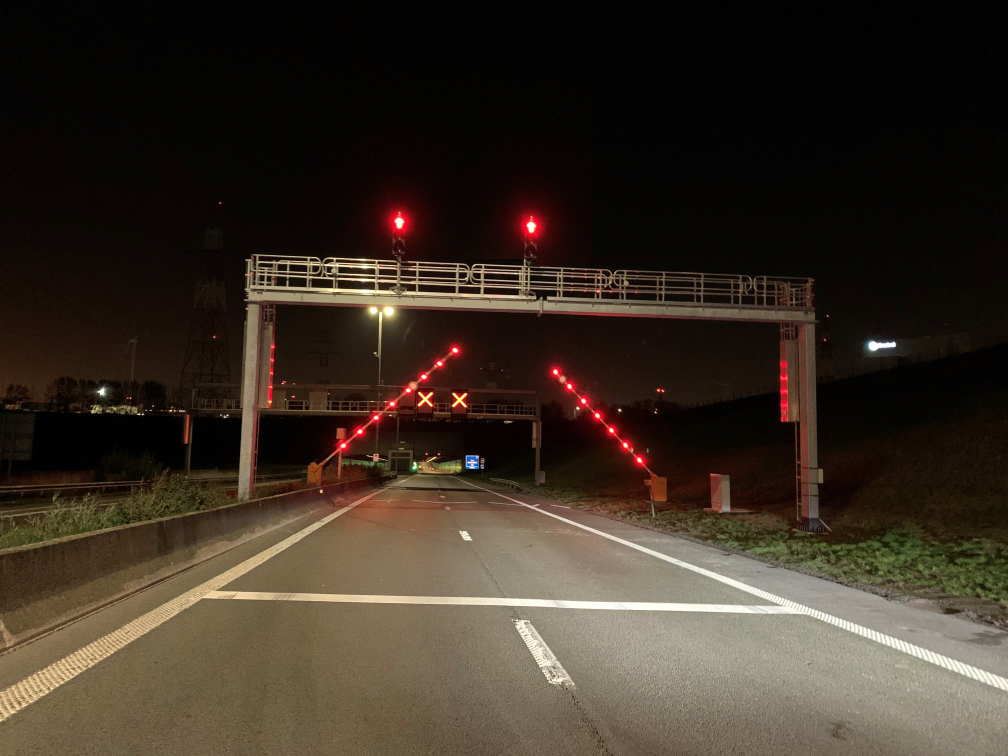
#> input picture open_cv.jpg, 4032 x 3024 px, found by its file name (shown at 1/4 size)
$ python app.py
#> lines starting #> are read from the running program, lines starting #| are printed output that depends on the picture; after the words box and inside, x2 and y2 are one past the last pixel; in counts of white or black regions, pixels touching at a corner belong together
import cv2

img = cv2.imread('/opencv_app/open_cv.jpg', cv2.IMREAD_UNCHANGED)
#> img is the input picture: shape (3024, 4032, 3); mean B, G, R 36.9, 47.9, 58.6

print('Original Dimensions : ',img.shape)
#| Original Dimensions :  (3024, 4032, 3)

scale_percent = 50 # percent of original size
width = int(img.shape[1] * scale_percent / 100)
#> width = 2016
height = int(img.shape[0] * scale_percent / 100)
#> height = 1512
dim = (width, height)
#> dim = (2016, 1512)
# resize image
resized = cv2.resize(img, dim, interpolation = cv2.INTER_AREA)

print('Resized Dimensions : ',resized.shape)
#| Resized Dimensions :  (1512, 2016, 3)

# gray scale
gray = cv2.cvtColor(resized, cv2.COLOR_BGR2GRAY)
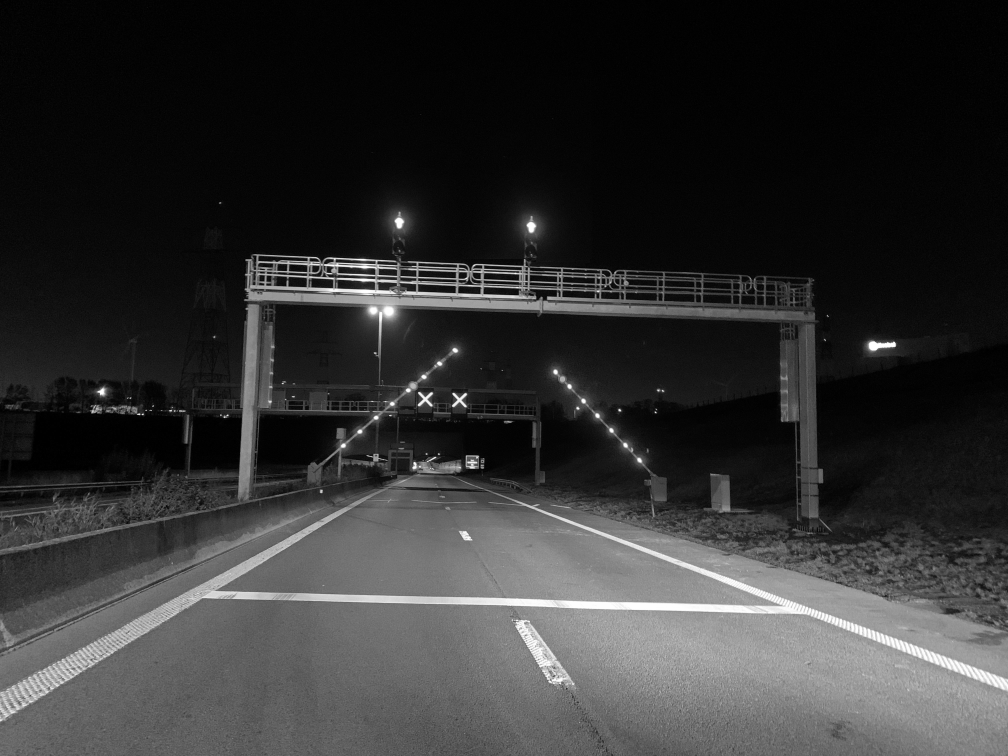
#> gray: shape (1512, 2016) (shown at 1/2 size); min 0, max 255, mean 50

#treshold

retval, threshold = cv2.threshold(gray, 200, 255, cv2.THRESH_BINARY)
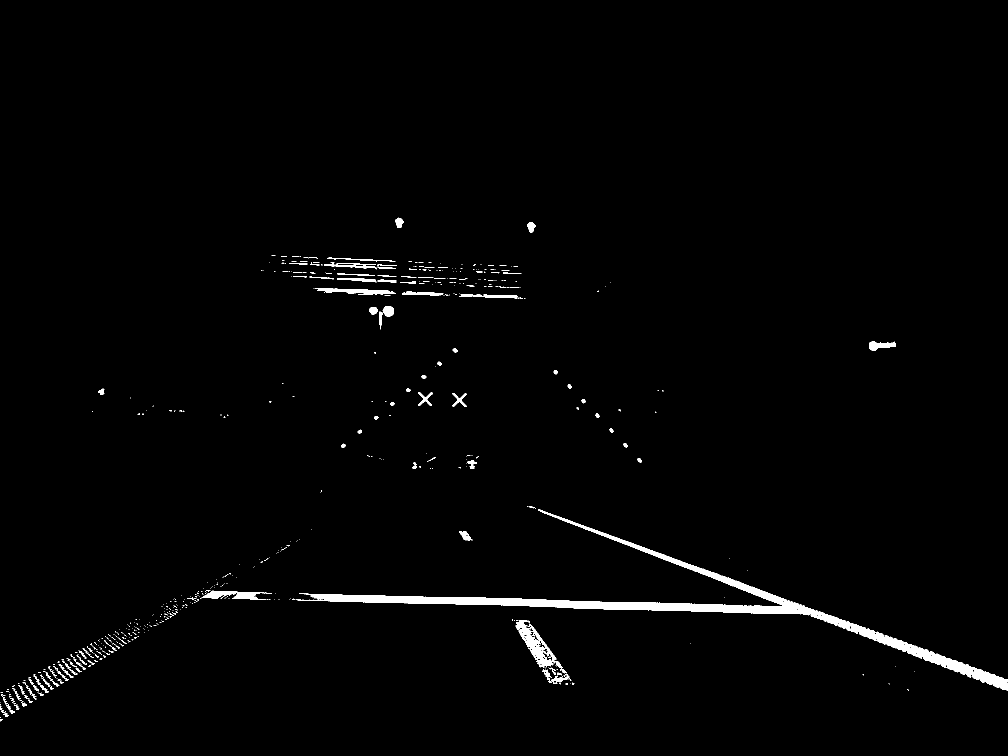
#> threshold: shape (1512, 2016) (shown at 1/2 size); 1.4% white; 676 white regions (568 under 20 px), largest, box (x1, y1, x2, y2) and area: (591, 1018, 2016, 1382) 26643, (1031, 1240, 1133, 1347) 2657, (403, 1181, 544, 1199) 1257

#cv2.imshow("Resized image", threshold)

cv2.imwrite("/opencv_app/open_cv_resized.jpg",resized)
cv2.imwrite("/opencv_app/open_cv_gray.jpg",gray)
cv2.imwrite("/opencv_app/open_cv_threshold.jpg",threshold)

#cv2.waitKey(0)
#cv2.destroyAllWindows()
